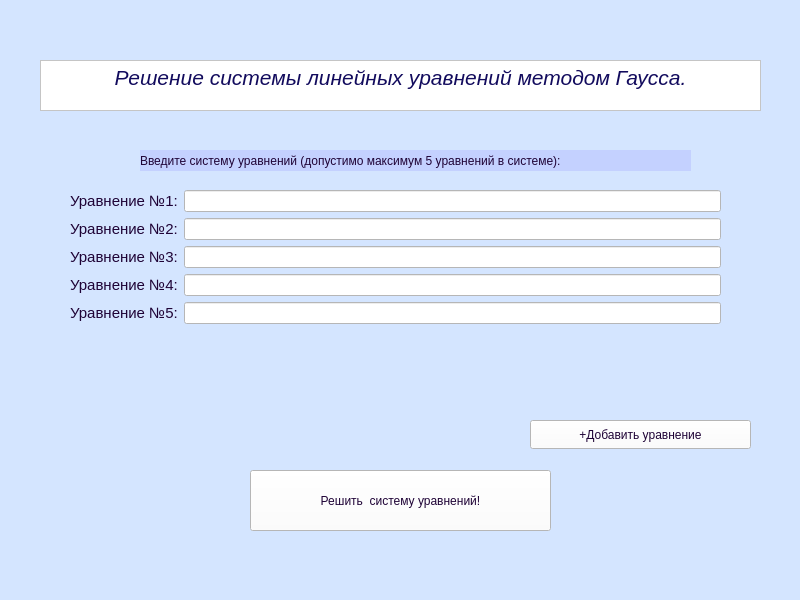
<?xml version="1.0" encoding="UTF-8"?>
<ui version="4.0">
 <class>MainWindow</class>
 <widget class="QMainWindow" name="MainWindow">
  <property name="geometry">
   <rect>
    <x>0</x>
    <y>0</y>
    <width>800</width>
    <height>600</height>
   </rect>
  </property>
  <property name="windowTitle">
   <string>Меню</string>
  </property>
  <property name="styleSheet">
   <string notr="true">color: rgb(31, 3, 54);
background-color: rgb(212, 229, 255);
</string>
  </property>
  <widget class="QWidget" name="centralwidget">
   <widget class="QPushButton" name="pushButtonSolveUrav">
    <property name="geometry">
     <rect>
      <x>250</x>
      <y>470</y>
      <width>301</width>
      <height>61</height>
     </rect>
    </property>
    <property name="styleSheet">
     <string notr="true">background-color: rgb(255, 255, 255);</string>
    </property>
    <property name="text">
     <string>Решить  систему уравнений!</string>
    </property>
   </widget>
   <widget class="QLabel" name="labelVvod">
    <property name="geometry">
     <rect>
      <x>140</x>
      <y>150</y>
      <width>551</width>
      <height>21</height>
     </rect>
    </property>
    <property name="styleSheet">
     <string notr="true">background-color: rgb(196, 209, 255);</string>
    </property>
    <property name="text">
     <string>Введите систему уравнений (допустимо максимум 5 уравнений в системе):</string>
    </property>
   </widget>
   <widget class="QWidget" name="formLayoutWidget">
    <property name="geometry">
     <rect>
      <x>70</x>
      <y>190</y>
      <width>651</width>
      <height>197</height>
     </rect>
    </property>
    <layout class="QFormLayout" name="formLayout">
     <item row="0" column="1">
      <widget class="QLineEdit" name="lineEditUrav1">
       <property name="styleSheet">
        <string notr="true">background-color: rgb(255, 255, 255);</string>
       </property>
      </widget>
     </item>
     <item row="1" column="0">
      <widget class="QLabel" name="labelUrav2">
       <property name="text">
        <string>&lt;html&gt;&lt;head/&gt;&lt;body&gt;&lt;p&gt;&lt;span style=&quot; font-size:11pt;&quot;&gt;Уравнение №2:&lt;/span&gt;&lt;/p&gt;&lt;/body&gt;&lt;/html&gt;</string>
       </property>
      </widget>
     </item>
     <item row="1" column="1">
      <widget class="QLineEdit" name="lineEditUrav2">
       <property name="styleSheet">
        <string notr="true">background-color: rgb(255, 255, 255);</string>
       </property>
      </widget>
     </item>
     <item row="2" column="0">
      <widget class="QLabel" name="labelUrav3">
       <property name="text">
        <string>&lt;html&gt;&lt;head/&gt;&lt;body&gt;&lt;p&gt;&lt;span style=&quot; font-size:11pt;&quot;&gt;Уравнение №3:&lt;/span&gt;&lt;/p&gt;&lt;/body&gt;&lt;/html&gt;</string>
       </property>
      </widget>
     </item>
     <item row="2" column="1">
      <widget class="QLineEdit" name="lineEditUrav3">
       <property name="styleSheet">
        <string notr="true">background-color: rgb(255, 255, 255);</string>
       </property>
      </widget>
     </item>
     <item row="3" column="0">
      <widget class="QLabel" name="labelUrav4">
       <property name="text">
        <string>&lt;html&gt;&lt;head/&gt;&lt;body&gt;&lt;p&gt;&lt;span style=&quot; font-size:11pt;&quot;&gt;Уравнение №4:&lt;/span&gt;&lt;/p&gt;&lt;/body&gt;&lt;/html&gt;</string>
       </property>
      </widget>
     </item>
     <item row="3" column="1">
      <widget class="QLineEdit" name="lineEditUrav4">
       <property name="styleSheet">
        <string notr="true">background-color: rgb(255, 255, 255);</string>
       </property>
      </widget>
     </item>
     <item row="4" column="0">
      <widget class="QLabel" name="labelUrav5">
       <property name="styleSheet">
        <string notr="true"/>
       </property>
       <property name="text">
        <string>&lt;html&gt;&lt;head/&gt;&lt;body&gt;&lt;p&gt;&lt;span style=&quot; font-size:11pt;&quot;&gt;Уравнение №5:&lt;/span&gt;&lt;/p&gt;&lt;/body&gt;&lt;/html&gt;</string>
       </property>
      </widget>
     </item>
     <item row="4" column="1">
      <widget class="QLineEdit" name="lineEditUrav5">
       <property name="styleSheet">
        <string notr="true">background-color: rgb(255, 255, 255);</string>
       </property>
      </widget>
     </item>
     <item row="0" column="0">
      <widget class="QLabel" name="labelUrav1">
       <property name="styleSheet">
        <string notr="true"/>
       </property>
       <property name="text">
        <string>&lt;html&gt;&lt;head/&gt;&lt;body&gt;&lt;p&gt;&lt;span style=&quot; font-size:11pt;&quot;&gt;Уравнение №1:&lt;/span&gt;&lt;/p&gt;&lt;/body&gt;&lt;/html&gt;</string>
       </property>
      </widget>
     </item>
    </layout>
   </widget>
   <widget class="QTextBrowser" name="textBrowser">
    <property name="geometry">
     <rect>
      <x>40</x>
      <y>60</y>
      <width>721</width>
      <height>51</height>
     </rect>
    </property>
    <property name="styleSheet">
     <string notr="true">background-color: rgb(255, 255, 255);</string>
    </property>
    <property name="html">
     <string>&lt;!DOCTYPE HTML PUBLIC &quot;-//W3C//DTD HTML 4.0//EN&quot; &quot;http://www.w3.org/TR/REC-html40/strict.dtd&quot;&gt;
&lt;html&gt;&lt;head&gt;&lt;meta name=&quot;qrichtext&quot; content=&quot;1&quot; /&gt;&lt;meta charset=&quot;utf-8&quot; /&gt;&lt;style type=&quot;text/css&quot;&gt;
p, li { white-space: pre-wrap; }
hr { height: 1px; border-width: 0; }
li.unchecked::marker { content: &quot;\2610&quot;; }
li.checked::marker { content: &quot;\2612&quot;; }
&lt;/style&gt;&lt;/head&gt;&lt;body style=&quot; font-family:'Segoe UI'; font-size:9pt; font-weight:400; font-style:normal;&quot;&gt;
&lt;p align=&quot;center&quot; style=&quot; margin-top:0px; margin-bottom:0px; margin-left:0px; margin-right:0px; -qt-block-indent:0; text-indent:0px;&quot;&gt;&lt;span style=&quot; font-size:16pt; font-style:italic; color:#120b5d;&quot;&gt;Решение системы линейных уравнений методом Гаусcа.&lt;/span&gt;&lt;/p&gt;&lt;/body&gt;&lt;/html&gt;</string>
    </property>
   </widget>
   <widget class="QPushButton" name="pushButtonAddUrav">
    <property name="geometry">
     <rect>
      <x>530</x>
      <y>420</y>
      <width>221</width>
      <height>29</height>
     </rect>
    </property>
    <property name="styleSheet">
     <string notr="true">background-color: rgb(255, 255, 255);</string>
    </property>
    <property name="text">
     <string>+Добавить уравнение</string>
    </property>
   </widget>
  </widget>
 </widget>
 <resources/>
 <connections/>
</ui>
